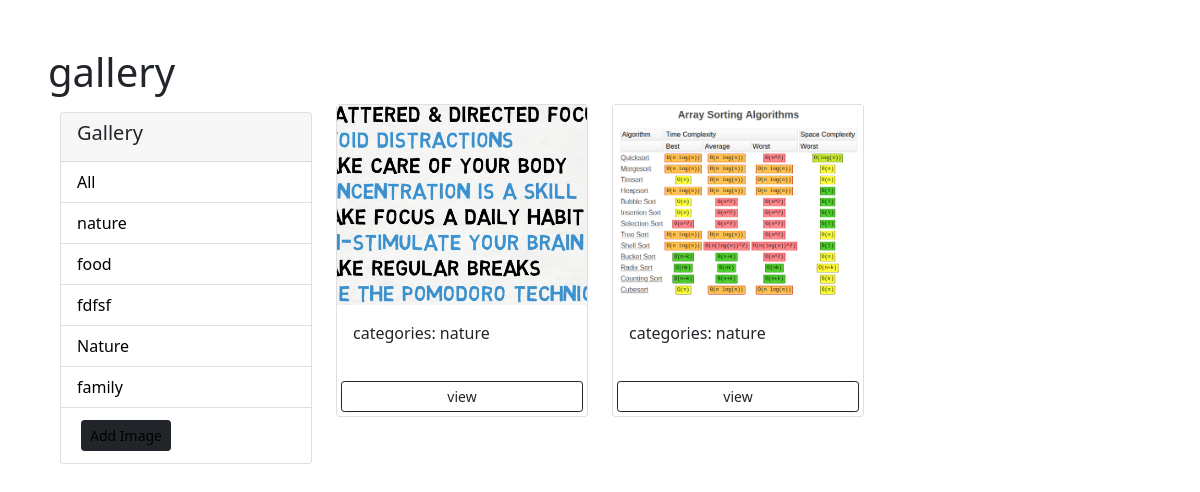
The app's page /gallery/?category=nature with its own data.
### photo/models.py (models this page shows)
class Category(models.Model):
    name = models.CharField(max_length=50)
    def __str__(self):
        return self.name

class Photo(models.Model):
    category = models.ForeignKey(Category, on_delete=models.SET_NULL, null=True)
    image = models.ImageField(null=False, blank=False, )
    description = models.TextField()

### photo/views.py (the view)
# urls.py: path('gallery/', views.gallery, name='gallery'),
def gallery(request):
    category=request.GET.get('category')
    if category==None:
        photos = Photo.objects.all()
    else:
        photos = Photo.objects.filter(category__name=category)
    categories = Category.objects.all()
    context = {'categories': categories, 'photos': photos}
    return render(request, 'photo/gallery.html', context)

### photo/templates/photo/gallery.html (shortened to what this page needs)
<!DOCTYPE html>
<html lang="en">
<head>
    <link href="https://cdn.jsdelivr.net/npm/bootstrap@5.1.3/dist/css/bootstrap.min.css" rel="stylesheet">
</head>
<body class="m-5">
<h1>gallery</h1>
<div class="container ">
    <div class="row">
        <div class="col-md-3">
            <div class="card my-2">
                <div class="card-header">
                    <h5 class="card-title">Gallery</h5>
                </div>
                <ul class="list-group list-group-flush">
                    <li class="list-group-item">
                        <a href="{% url 'gallery' %}">All</a>
                    </li>
                    {% for category in categories %}
                        <li class="list-group-item">
                            <a href="{% url 'gallery' %}?category={{ category.name }}">{{ category.name }}</a>
                        </li>
                    {% endfor %}
                    <li class="list-group-item">
                        <a href="{% url 'add' %}" class="btn btn-dark btn-sm m-1">Add Image</a>
                    </li>
                </ul>
            </div>
        </div>
        <div class="col-md-9">
            <div class="row">
                {% for photo in photos %}
                    <div class="col-md-4">
                        <div class="card">
                            <img class="image-thumbail" src="{{ photo.image.url }}" alt="Card image cap">
                            <div class="card-body">
                                <p> categories: {{ photo.category }}</p>
                            </div>
                            <a href="{% url 'view_photo' photo.id %}" class="btn btn-outline-dark btn-sm m-1">view</a>
                        </div>
                    </div>
                {% empty %}
                    <h3>No Photo....</h3>
                {% endfor %}
            </div>
        </div>
    </div>
</div>
</body>
</html>

### photo/templates/photo/gallery.html (style rules this page uses)
.image-thumbail { height: 200px; object-fit: cover; }
.list-group-item a { text-decoration: none; color: black; }

### records on screen
Category: name "nature"
Category: name "food"
Category: name "fdfsf"
Category: name "Nature"
Category: name "family"
Photo: image (picture), category "nature"
Photo: image (picture), category "nature"
